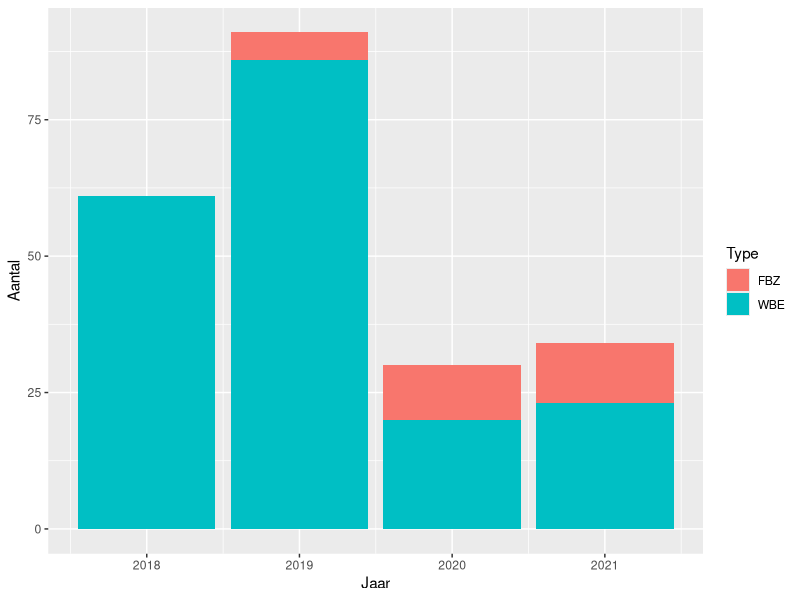

This figure's R source:
## ---- chunk 1
library(tidyverse)
library(ggplot2)
## ---- chunk 2
communicatie_data <- read.csv("./dashboard/input/maatschappelijke_draagkracht/F12_1_data.csv",
                         sep = ",",
                         header = TRUE)

## ---- chunk 3
plot_communicatie <- ggplot(data = communicatie_data,
                           aes(x = Jaar,
                               y = Aantal,
                               fill = Type)) +
  geom_bar(stat = "identity", 
           position = "stack") 

plot_communicatie
